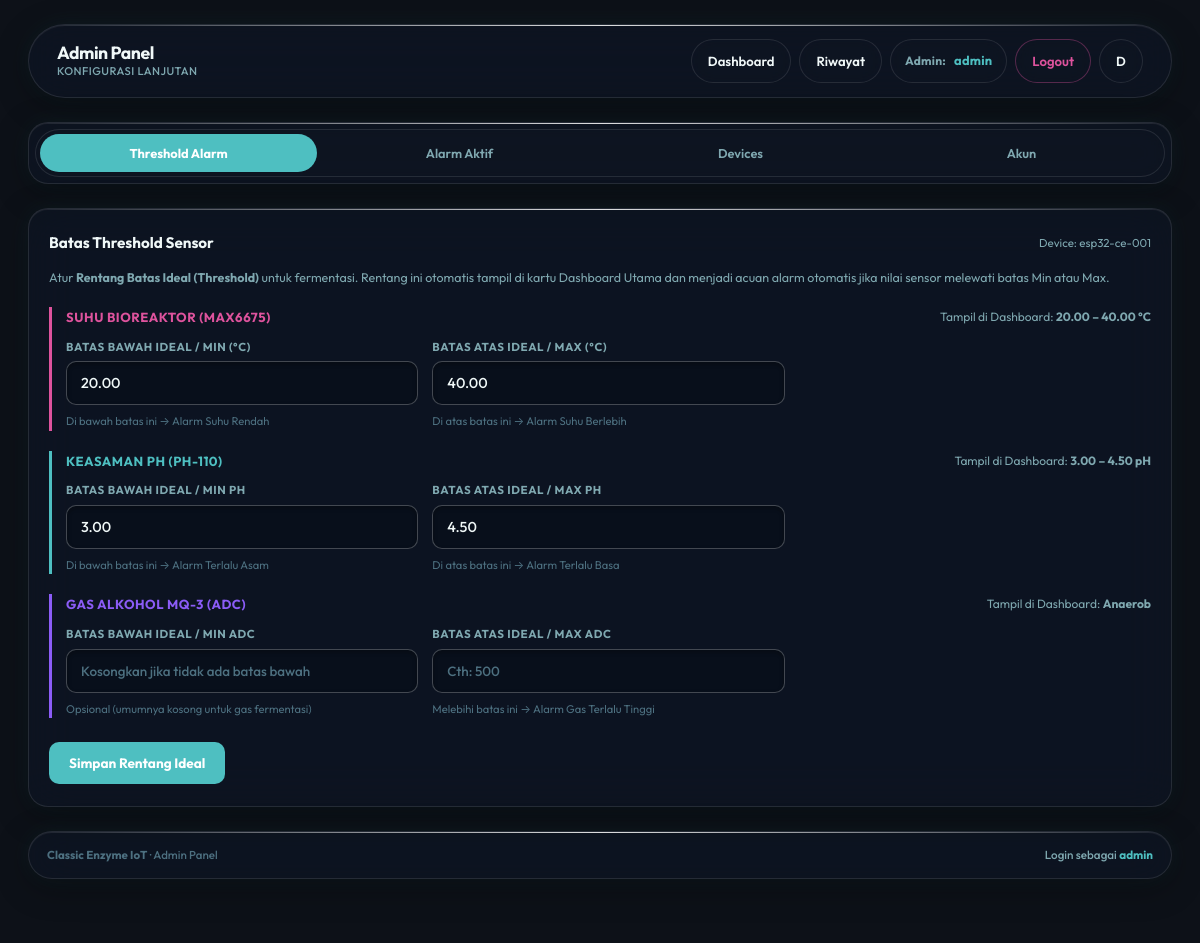
The app's page /admin.php (signed in), older data.
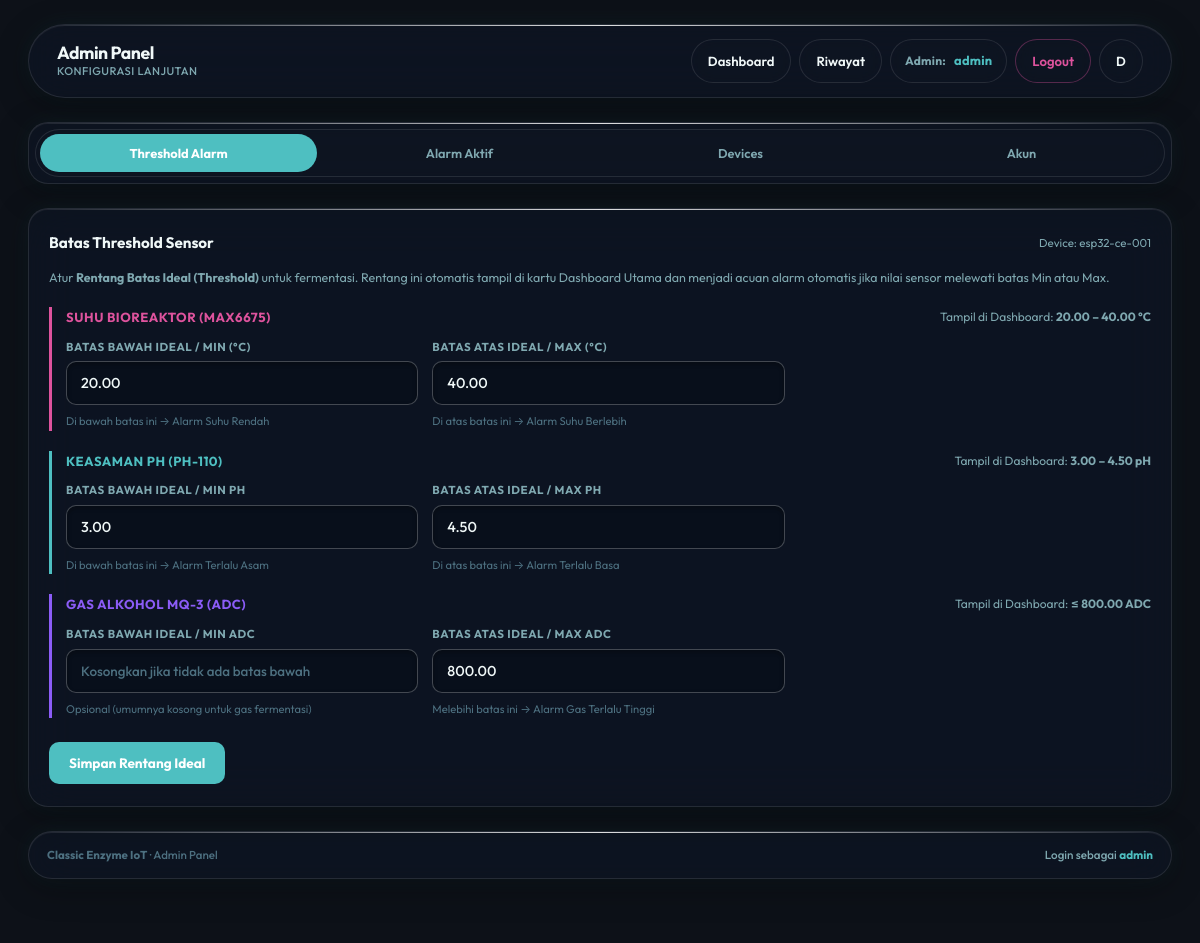
The same page, newer data.
### tables this page shows
CREATE TABLE IF NOT EXISTS `thresholds` (
  `id` INT UNSIGNED NOT NULL AUTO_INCREMENT,
  `device_id` VARCHAR(50) NOT NULL,
  `param` VARCHAR(20) NOT NULL COMMENT 'temp, ph, alcohol',
  `val_min` DECIMAL(8, 2) NULL DEFAULT NULL,
  `val_max` DECIMAL(8, 2) NULL DEFAULT NULL,
  `updated_at` DATETIME NOT NULL DEFAULT CURRENT_TIMESTAMP ON UPDATE CURRENT_TIMESTAMP,
  PRIMARY KEY (`id`),
  UNIQUE KEY `uk_device_param` (`device_id`, `param`)
);

### admin.php (the view, shortened to what this page needs)
<?php
$db       = getDB();
$adminName = htmlspecialchars($_SESSION['admin_name']);
$thresholdRows = $db->query("SELECT * FROM thresholds WHERE device_id = 'esp32-ce-001'")->fetchAll();
$thresholds = [];
foreach ($thresholdRows as $r) { $thresholds[$r['param']] = $r; }
?>
<!DOCTYPE html>
<html lang="id" data-theme="dark">
<head>
    <link rel="stylesheet" href="assets/css/style.css">
</head>
<body data-page="admin">
    <div class="ambient-mesh">
    </div>
    <div class="app-wrapper">
        <header class="navbar-dock glass">
            <div class="brand-section">
                <a href="admin.php" style="text-decoration:none; display:flex; align-items:center;">
                    <div>
                        <h1 class="brand-title">Admin Panel</h1>
                        <div class="brand-subtitle">Konfigurasi Lanjutan</div>
                    </div>
                </a>
            </div>
            <div class="dock-controls">
                <a href="index.php" class="glass-btn">Dashboard</a>
                <a href="history.php" class="glass-btn">Riwayat</a>
                <span class="status-pill" style="width:auto; min-width:0; padding: 0 14px; gap:8px;">
                    <span style="font-size:0.75rem; color:var(--text-muted);">Admin:</span>
                    <span style="font-size:0.8rem; font-weight:700; color:var(--teal);"><?= $adminName ?></span>
                </span>
                <a href="logout.php" class="glass-btn" style="color:var(--pink); border-color:var(--pink-border);">Logout</a>
                <button id="themeToggleBtn" class="glass-btn glass-btn-icon" aria-label="Toggle Theme" title="Beralih Tema">
                    <span id="themeIcon" style="display:inline-flex; align-items:center; justify-content:center;"></span>
                </button>
            </div>
        </header>
        <div class="glass" style="padding: 6px;">
            <div class="admin-tabs" id="adminTabs">
                <button class="admin-tab-btn active" data-tab="tab-threshold">Threshold Alarm</button>
                <button class="admin-tab-btn" data-tab="tab-alarms">
                    Alarm Aktif
                </button>
                <button class="admin-tab-btn" data-tab="tab-devices">Devices</button>
                <button class="admin-tab-btn" data-tab="tab-account">Akun</button>
            </div>
        </div>
        <section class="glass admin-panel active" id="tab-threshold">
            <div class="form-section">
                <div class="section-hdr">
                    <div class="section-title">Batas Threshold Sensor</div>
                    <div style="font-size:0.72rem; color:var(--text-muted);">Device: esp32-ce-001</div>
                </div>
                <p style="font-size:0.78rem; color:var(--text-muted); margin-bottom:20px; line-height:1.5;">
                    Atur <strong>Rentang Batas Ideal (Threshold)</strong> untuk fermentasi. Rentang ini otomatis tampil di kartu Dashboard Utama dan menjadi acuan alarm otomatis jika nilai sensor melewati batas Min atau Max.
                </p>
                <form method="POST">
                    <div style="border-left: 3px solid var(--pink); padding-left: 14px; margin-bottom: 20px;">
                        <div style="display:flex; justify-content:space-between; align-items:center; margin-bottom:10px;">
                            <div style="font-size:0.82rem; font-weight:700; color:var(--pink); text-transform:uppercase; letter-spacing:0.04em;">Suhu Bioreaktor (MAX6675)</div>
                            <span style="font-size:0.75rem; color:var(--text-muted);">Tampil di Dashboard: <strong><?= ($thresholds['temp']['val_min'] ?? '20') . ' – ' . ($thresholds['temp']['val_max'] ?? '40') ?> °C</strong></span>
                        </div>
                        <div class="form-row">
                            <div class="form-group">
                                <label class="form-label">Batas Bawah Ideal / Min (°C)</label>
                                <input type="number" step="0.1" name="min_temp" class="form-input"
                                    value="<?= $thresholds['temp']['val_min'] ?? '' ?>"
                                    placeholder="Cth: 30.0">
                                <div class="form-hint">Di bawah batas ini → Alarm Suhu Rendah</div>
                            </div>
                            <div class="form-group">
                                <label class="form-label">Batas Atas Ideal / Max (°C)</label>
                                <input type="number" step="0.1" name="max_temp" class="form-input"
                                    value="<?= $thresholds['temp']['val_max'] ?? '' ?>"
                                    placeholder="Cth: 38.0">
                                <div class="form-hint">Di atas batas ini → Alarm Suhu Berlebih</div>
                            </div>
                        </div>
                    </div>
                    <div style="border-left: 3px solid var(--teal); padding-left: 14px; margin-bottom: 20px;">
                        <div style="display:flex; justify-content:space-between; align-items:center; margin-bottom:10px;">
                            <div style="font-size:0.82rem; font-weight:700; color:var(--teal); text-transform:uppercase; letter-spacing:0.04em;">Keasaman pH (PH-110)</div>
                            <span style="font-size:0.75rem; color:var(--text-muted);">Tampil di Dashboard: <strong><?= ($thresholds['ph']['val_min'] ?? '3.0') . ' – ' . ($thresholds['ph']['val_max'] ?? '4.5') ?> pH</strong></span>
                        </div>
                        <div class="form-row">
                            <div class="form-group">
                                <label class="form-label">Batas Bawah Ideal / Min pH</label>
                                <input type="number" step="0.1" name="min_ph" class="form-input"
                                    value="<?= $thresholds['ph']['val_min'] ?? '' ?>"
                                    placeholder="Cth: 3.2">
                                <div class="form-hint">Di bawah batas ini → Alarm Terlalu Asam</div>
                            </div>
                            <div class="form-group">
                                <label class="form-label">Batas Atas Ideal / Max pH</label>
                                <input type="number" step="0.1" name="max_ph" class="form-input"
                                    value="<?= $thresholds['ph']['val_max'] ?? '' ?>"
                                    placeholder="Cth: 4.5">
                                <div class="form-hint">Di atas batas ini → Alarm Terlalu Basa</div>
                            </div>
                        </div>
                    </div>
                    <div style="border-left: 3px solid var(--violet); padding-left: 14px; margin-bottom: 24px;">
                        <div style="display:flex; justify-content:space-between; align-items:center; margin-bottom:10px;">
                            <div style="font-size:0.82rem; font-weight:700; color:var(--violet); text-transform:uppercase; letter-spacing:0.04em;">Gas Alkohol MQ-3 (ADC)</div>
                            <span style="font-size:0.75rem; color:var(--text-muted);">Tampil di Dashboard: <strong><?= !empty($thresholds['alcohol']['val_max']) ? '≤ ' . $thresholds['alcohol']['val_max'] . ' ADC' : 'Anaerob' ?></strong></span>
                        </div>
                        <div class="form-row">
                            <div class="form-group">
                                <label class="form-label">Batas Bawah Ideal / Min ADC</label>
                                <input type="number" step="1" name="min_alcohol" class="form-input"
                                    value="<?= $thresholds['alcohol']['val_min'] ?? '' ?>"
                                    placeholder="Kosongkan jika tidak ada batas bawah">
                                <div class="form-hint">Opsional (umumnya kosong untuk gas fermentasi)</div>
                            </div>
                            <div class="form-group">
                                <label class="form-label">Batas Atas Ideal / Max ADC</label>
                                <input type="number" step="1" name="max_alcohol" class="form-input"
                                    value="<?= $thresholds['alcohol']['val_max'] ?? '' ?>"
                                    placeholder="Cth: 500">
                                <div class="form-hint">Melebihi batas ini → Alarm Gas Terlalu Tinggi</div>
                            </div>
                        </div>
                    </div>
                    <button type="submit" class="btn-primary">Simpan Rentang Ideal</button>
                </form>
            </div>
        </section>
        <footer class="footer-bar glass">
            <div><strong>Classic Enzyme IoT</strong> · Admin Panel</div>
            <div style="font-size:0.73rem; color:var(--text-muted);">Login sebagai <strong style="color:var(--teal);"><?= $adminName ?></strong></div>
        </footer>
    </div>
</body>
</html>

### admin.php (style rules this page uses)
.admin-tabs { display: flex; gap: 4px; padding: 4px; background: var(--glass-bg); border: 1px solid var(--glass-border); border-radius: 9999px; backdrop-filter: blur(12px); overflow-x: auto; scrollbar-width: none; }
.admin-tab-btn { flex: 1; min-height: 38px; background: transparent; border: none; color: var(--text-muted); padding: 0 16px; border-radius: 9999px; font-family: var(--font-sans); font-size: 0.8rem; font-weight: 600; cursor: pointer; white-space: nowrap; transition: all 0.2s ease; }
.admin-tab-btn.active { background: var(--teal); color: #fff; font-weight: 700; }
.admin-panel { display: none; }
.admin-panel.active { display: block; }
.form-section { padding: 22px 20px; }
.form-row { display: grid; grid-template-columns: 1fr; gap: 14px; margin-bottom: 16px; }
@media (min-width: 600px) { .form-row { grid-template-columns: 1fr 1fr 1fr; } }
.form-group { display: flex; flex-direction: column; gap: 6px; }
.form-label { font-size: 0.72rem; font-weight: 700; color: var(--text-muted); text-transform: uppercase; letter-spacing: 0.05em; }
.form-input { height: 44px; background: rgba(8, 14, 24, 0.60); border: 1.5px solid rgba(255, 255, 255, 0.24); border-radius: var(--radius-sm); color: var(--text-main); font-family: var(--font-sans); font-size: 0.9rem; font-weight: 500; padding: 0 14px; outline: none; box-shadow: inset 0 2px 4px rgba(0, 0, 0, 0.25); transition: border-color 0.2s ease, box-shadow 0.2s ease, background 0.2s ease; }
.form-input::placeholder { color: var(--text-subtle); font-size: 0.84rem; }
.form-hint { font-size: 0.7rem; color: var(--text-subtle); margin-top: 2px; }
.btn-primary { height: 42px; padding: 0 20px; background: var(--teal); color: #fff; border: none; border-radius: var(--radius-sm); font-family: var(--font-sans); font-size: 0.85rem; font-weight: 700; cursor: pointer; transition: opacity 0.2s ease; }
.section-hdr { display: flex; justify-content: space-between; align-items: center; margin-bottom: 14px; }
.section-title { font-size: 0.95rem; font-weight: 700; }

Row changes from the older to the newer data that the page shows:
now on this page (row edited): thresholds: val_max "800.00", max_alcohol "800.00"
Text that changed along with them:
text no longer shown: "Anaerob"
text now shown: "≤ ADC"
